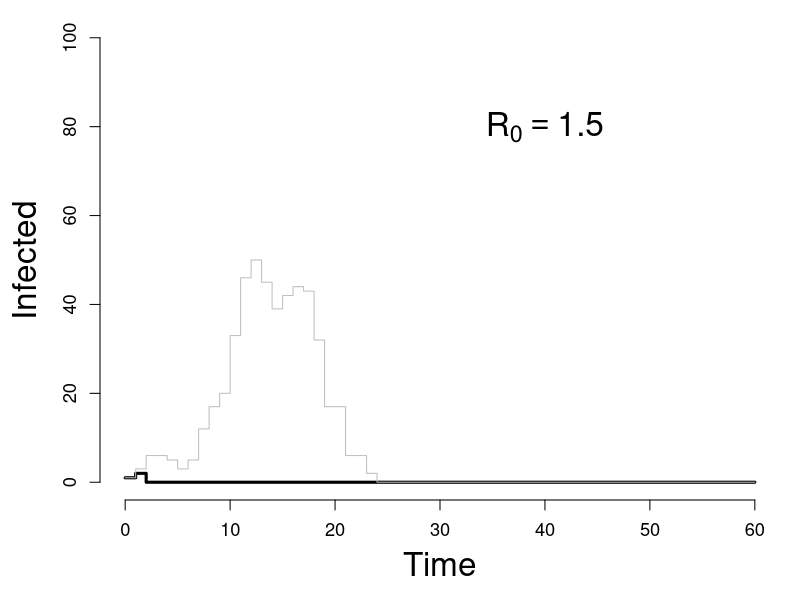
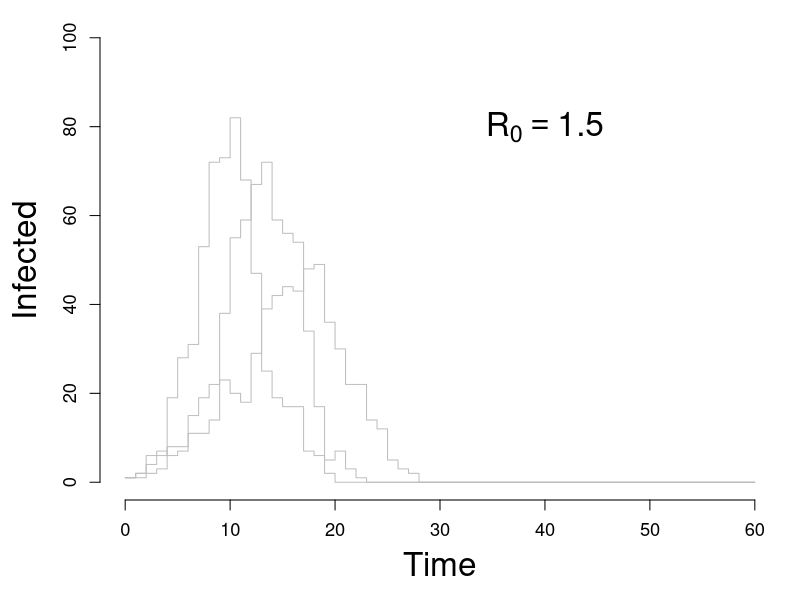

Reproduce these figures in R, in order.
## Introduction to Infectious Disease Dynamics (Chain Binomial - Tutorial 3)
## Clinic on the Meaningful Modeling of Epidemiological Data
## African Institute for Mathematical Sciences, Muizenberg, RSA
##
## Juliet R.C. Pulliam, 2012-2015
##
## Tutorial 3, Benchmark question 3 for Math Models in Med \& PH course

rm(list=ls())                   # Clear all variables and functions

## SIR.CB() -- Function that runs a chain binomial SIR model for a given population
## size and R0 value, outputting a data frame with columns representing, time,
## the number of susceptibles at each time, and the number of cases at each time.
## The chain binomial is a stochastic model, so the output varies between function
## calls, even for the same parameter values and initial conditions.
sir.cb <- function(R0,N,MAXTIME,I0=1,S0=N-I0){
	qq <- 1-R0/N  # Pairwise probability of avoiding potentially infectious contact
	
	Cases <- I0
	Sus <- S0
	
	for(Time in 1:MAXTIME){
		Cases <- c(Cases,rbinom(1,Sus[Time],(1-qq^Cases[Time])))
		Sus <- c(Sus,Sus[Time]-Cases[Time+1])
	}
	return(data.frame(Time=0:MAXTIME,Cases,Sus))
}

# Run the function once, for an R0 of 1.5, a population size of 1000, and 60 time
# steps
epi <- sir.cb(1.5,1000,60)
# Examine the resulting data frame
head(epi)

# Plot the number of cases through time and label the plot appropriately
par(mar=c(5,5,1,1))
plot(0:60,epi$Cases,
		 type="s",      # Use a 'step' plot because time is treated as discrete
		 bty="n",
		 lwd=3,
		 cex.lab=2,
		 ylim=c(0,100),
		 cex.axis = 1.1,
		 xlab="Time",
		 ylab="Infected")
text(40,80,expression(R[0]==1.5),cex=2)

# PLOT.CB -- Function that runs SIR.CB for specified parameter values, plots
# the number of cases through time (if plot==T), and returns the vector of values
# of the number of cases through time
plot.cb <- function(R0,N,MAXTIME=60,lwd=1,col="grey",plot=T){
	cases <- sir.cb(R0,N,MAXTIME)$Cases
	if(plot) lines(0:MAXTIME,cases,type="s",lwd=lwd,col=col)
	return(cases)
}

plot.cb(1.5,1000,60)

# Set up an empty plot with pre-labelled axes
par(mar=c(5,5,1,1))
plot(0:60,epi$Cases,
		 type="s",      # Use a 'step' plot because time is treated as discrete
		 bty="n",
		 lwd=0,
		 cex.lab=2,
		 ylim=c(0,100),
		 cex.axis = 1.1,
		 xlab="Time",
		 ylab="Infected")
text(40,80,expression(R[0]==1.5),cex=2)  # Add the R0 value used to the plot

# Call plot.cb() 3 times to plot 3 runs of the SIR chain binomial; do this
# using the built-in replicate() function, which automatically concatenates the
# output into a matrix
runs <- replicate(3,plot.cb(1.5,1000,60))
# Examine the upper left portion of the stored matrix: each column represents
# a different run, and each row represents a time point in the run
head(runs)

## Calculate the average number of cases in each timestep. Do this by using
## the apply() function to apply the function mean() to the rows of the matrix,
## runs, created above:

ave.case.t <- apply(runs,1,mean)

## Now, complete the following tasks on your own.
##
## Set up an empty plot with pre-labelled axes, just like before:



# Add the R0 value used to the plot:



## Call plot.cb() 300 times to plot 300 runs of the SIR chain binomial. Again,
## do this using the built-in replicate() function to automatically concatenate
## the output:


## Calculate the average number of cases in each timestep:


## Calculate the median number of cases in each timestep:


## Add lines to your plot that represent the mean and median number of cases
## through time. Use a thick red line for the mean values and a thick blue line
## for the median values:



## Save your plot as a PDF, and email it to Steve.